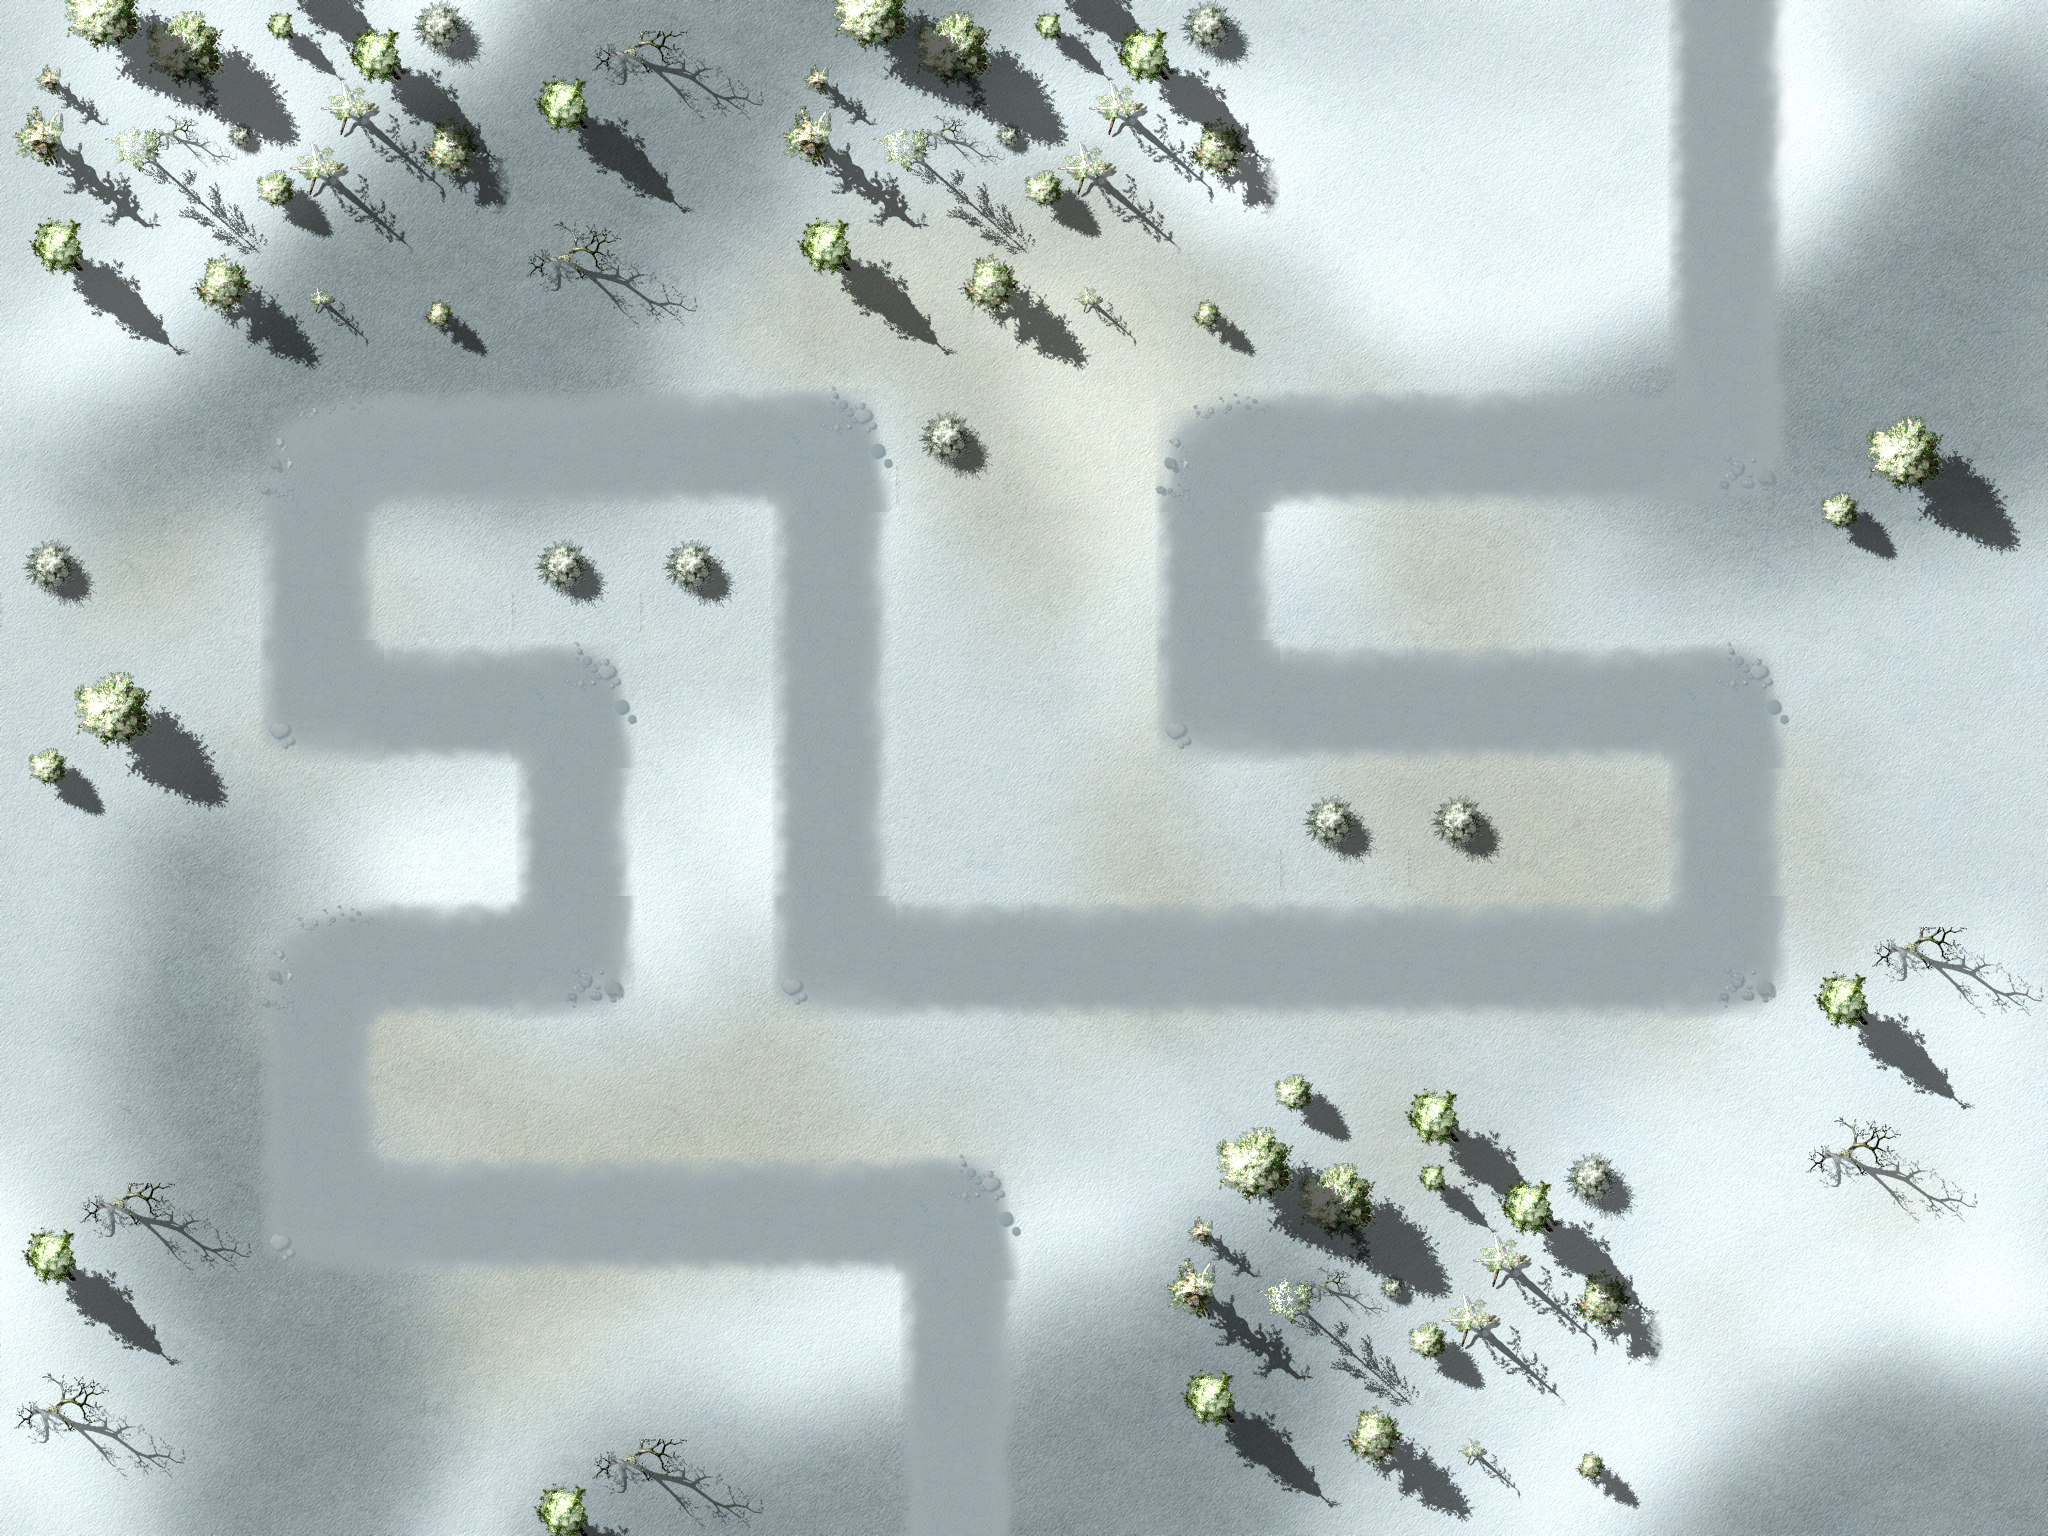

Tiled map render using the project's own tile images. Description and the map definition, with tile-layer contents summarised, below:
An orthogonal 16x12 tile map with 128x128 px tiles, 4 tile layers (Ground, Objects1, Objects2, Path), 1 hidden layer not drawn, 3 tilesets and 45 objects.

<map version="1.0" orientation="orthogonal" width="16" height="12" tilewidth="128" tileheight="128">
 <properties>
  <property name="wave01" value="1,2,1,1,1,2,10,3,10,10,2,10,10,1,1,2,2,1,1,10,10,10,10,10,2,2,1,1" />
 <property name="wave02" value="4,10,10,10,10,1,1,1,1,1,4,1,1,4,1,1,3,3,3" />
 <property name="wave03" value="1,2,1,1,1,2,10,10,10,2,10,10,1,1,2,2,1,1,10,10,10,10,10,2,2,1,1" />
 <property name="wave04" value="10,6,10,10,1,10,1,10,1,10,10,10,1,1,1,1,10,10,10,10,1,1,1,10" />
 <property name="wave05" value="10,10,3,3,10,10,10,7,7,4,4,5,4,5,5,3,5,5,5,10,10,10,10,10,5,5,5,7,5,7,5,7,4" />
 <property name="wave06" value="2,5,5,5,5,5,5,5,4,4,4,7,7,7,7,5,5,5,7,7,4,4,4,7,6,7,4,5,4" />
 <property name="wave07" value="10,10,10,5,10,5,5,4,6,10,4,10,10,10,5,3,5,4,5,4,5,2" />
 <property name="wave08" value="10,3,10,10,6,10,7,7,4,4,5,4,5,5,5,5,5,5,10,10,10,10,10,5,5,5,7,5,7,5,7,4" />
 <property name="wave09" value="1,5,5,5,4,5,5,5,5,4,5,5,5,4,5,5,5,7,5,5,5,7,4,5,4,4,5,5,3,10,10,10" />
 <property name="wave10" value="1,7,5,5,5,7,10,103,10,7,10,10,5,5,7,7,5,5,10,10,10,10,10,7,7,5,102" />
 <property name="wave11" value="5,5,4,5,4,4,5,5,5,5,10,5,5,5,5,5,5,5,5,3,3,6,10,8,10,10,10,10,10,3,5,5,5,7,7,8,5,5,5,5,2" />
 <property name="wave12" value="10,10,10,10,10,8,3,7,4,5,4,5,5,5,10,8,10,10,10,10,6,10,10,10,10,10,10,10,10,10,10,10,10,6,5,7,11,6,10,10,10,6,5,5,5,5,10,10,10,10,10,10" />
 <property name="wave13" value="2,7,7,5,4,5,4,4,5,5,5,4,5,5,5,5,5,5,5,5,5,5,5,5,5,5,5,1" />
 <property name="wave14" value="8,10,10,10,6,10,10,3,10,10,6,6,10,10,10,10,4,4,4,4,5,5,5,10,10,10,9,10,10,7,10" />
 <property name="wave15" value="1,4,4,5,5,9,5,5,5,5,4,5,4,5,4,4,5,4,5,7,5,5,5,5,5,5,5,5,9,3,5,6,10,5,5,5,7,7,4,4" />
 <property name="wave16" value="7,7,7,7,7,7,6,7,7,7,7,7,7,5,5,5,5,8,7,5,5,4,4,4,9,8,9,9,9,5,5,6" />
 <property name="wave17" value="7,7,9,7,7,5,5,5,5,9,5,5,5,7,5,5,7,7,7,5,7,5,5,5,5,4" />
 <property name="wave18" value="2,7,6,4,4,5,4,10,10,10,10,4,4,4,10,10,8,10,10,10,9,5,5,7,7,7" />
 <property name="wave19" value="10,10,10,10,10,10,9,8,9,7,4,5,4,5,5,5,10,10,5,5,5,5,5,5,5,5,9,3,6,10,10,7,10,5,5,5,5,3" />
 <property name="wave20" value="102,6,10,8,10,9,3,5,10,10,5,5,5,7,7,4,4,10,10,10,10,8,10,10,10,10,10,10,8,10,10,5,5,5,5,5,5,7,10,10,10,10,101" />
 <property name="wave21" value="10,10,10,10,10,7,10,10,7,10,10,10,10,7,10,10,10,8,10,10,8" />
<property name="wave22" value="1,7,5,5,5,7,10,10,10,7,10,10,5,5,7,7,5,5,10,10,10,10,10,7,7,5,1" />
<property name="wave23" value="5,5,6,6,5,5,5,5,5,5,7,7,7,7,8,9,7,4,5,4,5,5,5,8,5,7,8,4,5,6,11,5,5,5,4,6" />
<property name="wave24" value="11,11,8,9,7,4,5,4,5,5,5,11,9,3,5,5,5,5,5,5,5,5,9,3,6,8,8,11,11,11" />
<property name="wave25" value="2,7,5,5,5,5,5,5,5,5,5,9,3,6,5,8,8,9,7,4,6,4,4,4,5,5,5,9,9,9,9,9,6,5,6" />
<property name="wave26" value="11,11,11,9,3,11,11,11,11,11,8,9,9,9,5,5,6,8,5,7,8,4,5,8,11,5,5,5,4,4" />
<property name="wave27" value="3,9,5,5,5,5,7,7,4,4,9,5,5,5,5,5,5,5,5,9,5,5,5,5,5,5,1" />
<property name="wave28" value="6,11,11,11,11,6,11,11,11,11,6,9,9,5,5,9,9,5,5,5,5,9,9,9,8,5,5,5,1" />
<property name="wave29" value="10,10,10,10,5,10,5,10,5,10,10,10,5,5,5,5,10,10,10,10,5,5,5,10" />
<property name="wave30" value="1,5,5,5,10,6,10,5,10,10,8,8,5,5,5,5,5,5,10,10,10,10,102,5,5,5,5,4,4,9,3,6,103" />
<property name="wave31" value="9,9,9,9,10,10,10,10,10,6,5,5,6,8,8,5,5,8,8,5,5,5,9,9,5,5,9,6,11,11,11,10,8,5,5,11,11,11,6,10,9,9,9,10,10,10,10,10,5,5,4,5,5,5,6,5,5,5,11,11,11,11,9,8" />
<property name="wave32" value="1,7,5,8,7,7,5,5,4,5,8,7,5,7,6,5,5,5,5,9,5,4,4,4,4,9,3,7,7,5,4,6,5,5,5,5,6,5,5,7,7,5,5,5,7,7,7,9,3,5,5,9,5,5,7,5,5,11,9,9,9,5,5,9,9,6,5,5,7,8,8,9,3" />
<property name="wave33" value="8,10,10,10,8,7,7,10,8,10,10,5,5,5,6,9,9,5,5,11,11,6,8,11,11,8,5,10,8,10,10,7,9,10,10,6,5,5,4,4,11,11,11,8,5,5,5,8,10,7,7,7,9,5,5,6,5,5" />
<property name="wave34" value="9,8,7,9,8,7,5,5,5,5,7,7,7,9,3,7,5,5,5,5,5,6,10,4,10,10,6,6,10,5,5,5,6,5,5,6,5,8,9,5,5,5,5,4,5,5,4," />
<property name="wave35" value="6,6,5,5,5,5,5,6,7,6,6,5,5,5,5,8,7,7,8,5,5,7,4,4,4,5,5,4,4,9,5,5,11,11,11,8,5,5,6,5,7,5,5,9,3,7,4,4,7,7,7,6,6,9,5,5,5,7,7,5,5,5,5,5,5,5,4,7,5,5,5,1" />
<property name="wave36" value="6,10,10,10,10,10,10,10,10,10,8,10,10,10,10,10,6,6,5,5,5,7,7,10,10,6,10,10,10,5,5,6,5,5,8,10,10,10,10,10,10,10,10,10,10,5,5,5,5,5,5,7,10,10,10,10,3" />
<property name="wave37" value="10,10,10,5,10,5,5,4,10,10,4,10,10,8,11,11,11,8,11,11,6,11,11,5,5,9,9,5,9,5,4,4,8,6,10,10,5,5,5,5,5,11,11,11,6,6,5,5,5,11,11,8,8,10,5,5,5,4,5,4,5,7,5,5,5,5,7,7,7,7,5,5,5,6,1" />
<property name="wave38" value="4,4,7,7,5,5,8,5,5,5,7,5,9,9,10,11,11,9,6,5,5,5,6,6,5,5,4,5,6,7,7,4,4,4,5,4,4,9,4,5,5,11,11,6,11,11,11,9,9,8,5,8,5,7,7,5,5,4,4,5,5,5,7,7,5,5,5,5,5,5,6,6,5,5,5,5,7" />
<property name="wave39" value="10,10,10,10,10,10,8,10,10,10,10,10,5,5,5,8,4,4,4,4,9,3,9,3,8,10,9,9,10,10,6,6,4,5,4,4,5,5,6,5,10,7,8,10,6,10,10,10,10,6,10,10,10,10,10,10,6,10,10,10,10,10,10,10,10,5,5,5,5,10,10,8,11,11,11,8,10,10,10,10" />
<property name="wave40" value="4,4,10,10,10,5,10,10,6,6,5,5,5,10,5,8,11,8,11,101,5,5,5,6,5,8,10,5,6,10,6,10,10,5,10,10,6,10,10,11,11,11,5,5,5,6,9,5,103,7,7,5,5,7,8,5,10,10,5,10,10,10,10,5,10,10,10,10,7,10,10,7,10,10,103" />
 </properties>
 <tileset firstgid="1" name="ground" tilewidth="128" tileheight="128">
  <image source="tilesWorld1.png" width="2048" height="2048" />
 </tileset>
 <tileset firstgid="257" name="path" tilewidth="128" tileheight="128">
  <image source="path03.png" width="512" height="512" />
 </tileset>
 <tileset firstgid="273" name="ground" tilewidth="2048" tileheight="1536">
  <image source="ground3.jpg" width="2048" height="1536" />
 </tileset>
 <layer name="Ground" width="16" height="12">
  <data>[192 cells, 1 non-empty, 1 distinct tile ids]</data>
 </layer>
 <layer name="Objects1" width="16" height="12">
  <data>[192 cells, 75 non-empty, 28 distinct tile ids]</data>
 </layer>
 <layer name="Objects2" width="16" height="12">
  <data>[192 cells, 0 non-empty, 0 distinct tile ids]</data>
 </layer>
 <objectgroup name="Objects3" width="16" height="12">
  <object gid="116" x="572" y="678" />
  <object gid="116" x="536" y="588" />
  <object gid="116" x="944" y="542" />
  <object gid="136" x="1806" y="674" />
  <object gid="136" x="1338" y="872" />
  <object gid="152" x="1276" y="636" />
  <object gid="135" x="1314" y="602" />
  <object gid="71" x="516" y="1152" />
  <object gid="55" x="1408" y="384" />
  <object gid="135" x="956" y="466" />
  <object gid="116" x="1266" y="944" />
  <object gid="168" x="1848" y="1482" />
  <object gid="135" x="520" y="406" />
  <object gid="116" x="1090" y="332" />
  <object gid="116" x="1108" y="420" />
  <object gid="69" x="314" y="408" />
  <object gid="69" x="406" y="300" />
  <object gid="69" x="1094" y="1544" />
  <object gid="69" x="1310" y="1120" />
  <object gid="234" x="1388" y="1096" />
  <object gid="234" x="1432" y="1154" />
  <object gid="234" x="652" y="662" />
  <object gid="234" x="1264" y="672" />
  <object gid="234" x="156" y="1230" />
  <object gid="234" x="132" y="1296" />
  <object gid="234" x="94" y="1230" />
 </objectgroup>
 <layer name="Path" width="16" height="12">
  <data>[192 cells, 48 non-empty, 6 distinct tile ids]</data>
 </layer>
 <objectgroup name="Locked" width="16" height="12">
  <object x="0" y="0" width="2048" height="256" />
  <object x="0" y="1280" width="2048" height="256" />
  <object x="0" y="256" width="128" height="1024" />
  <object x="1920" y="256" width="128" height="1024" />
  <object x="1408" y="1152" width="128" height="128" />
  <object x="1152" y="1152" width="512" height="128" />
  <object x="1280" y="1024" width="256" height="128" />
  </objectgroup>
 <objectgroup name="Waypoints" width="16" height="12">
  <!-- 1 objects omitted --></objectgroup>
 <layer name="blendAdd" width="16" height="12" visible="0">
  <data>[192 cells, 0 non-empty, 0 distinct tile ids]</data>
 </layer>
</map>
<!-- 12 of 45 objects omitted -->
